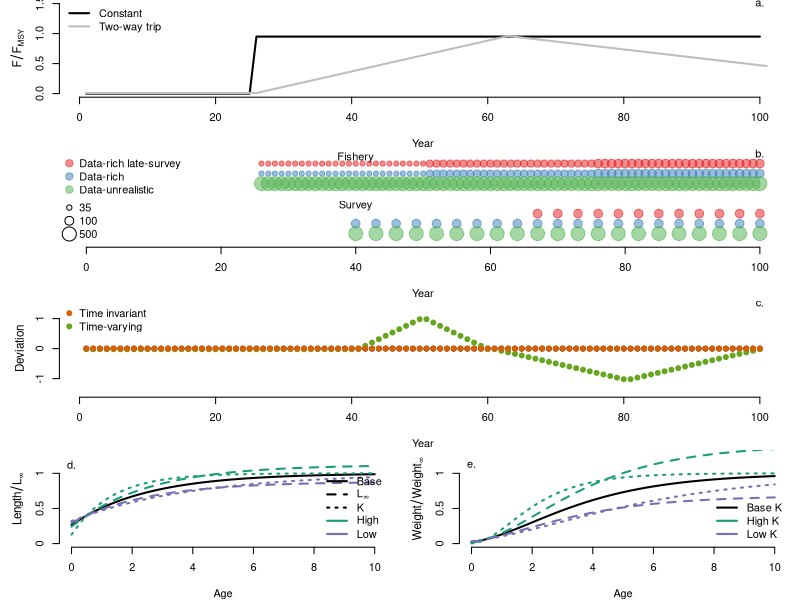

This chart was generated by the following R code:
###############################################################################
## This creates a figure with the experimental design for the empirical paper
setwd("C:/Users/Felipe/Dropbox/Fish 600/Growth")

require(RColorBrewer)

ScenPal <- adjustcolor(brewer.pal(3, "Set1"), alpha=0.5)
ScenPal2 <- c("black", brewer.pal(5, "Dark2")[c(2,4,5)])
ScenPal3 <- c("black", brewer.pal(5, "Dark2")[c(1,3)])
# Do black and white?
if(FALSE){
  ScenPal <- adjustcolor(c("gray30","gray50","gray70"), alpha=0.5)
  ScenPal2 <- c("black","gray30","gray50","gray70")
  ScenPal3 <- c("black","gray30","gray50")
} 

#windows(width=7, height=9)
tiff("Experimental_design.tiff", width=7,height=9, res=500, units='in', compression='lzw')
par(mar=c(4,4.5,0,1), oma=c(0,0,0,0))

matlay <- c(1,1,
            2,2,
            3,3,
            4,5)
matlay <- matrix(matlay,ncol=2,byrow=T)

layout(mat=matlay, heights=c(0.25,0.25,0.25,0.25), widths=c(0.5,0.5))

################################################################################
### First, do the panels with fishing mortality

F0 <- c(rep(0,25), rep(0.95,75))
F1 <- c(rep(0,26), ((1/37)*(1:37))*0.95,(-(1/38)*(1:38))*0.5+0.95)

plot(F0, type='l', axes=F, ylim=c(0,1.5), xlab="Year", ylab=NA, lwd=2)
mtext(side=2, text=expression(F/F[MSY]), line=2.5, cex=0.7)
lines(F1+0.01, col="gray", lwd=2)
legend("topleft", legend=c("Constant","Two-way trip"), lwd=2, col=c("black","gray"), bty='n')
axis(2)
axis(1)
text(100, 1.5, labels="a.")

#box()

####################################################################################
### Second, do the one with data

fishery <- 26:100

survey1 <- seq(67, 100, 3)
survey2 <- seq(40, 100, 3)

sampfish1 <- c(rep(35,25), rep(42, 25), rep(50,25))
sampfish2 <- c(rep(35,25), rep(67,25), rep(100,25))
sampfish3 <- rep(500, 75)

sampsurvs <- c(50, 100, 500)

base <- exp(1)
scaler <- 1.5

plot(fishery, rep(4,75), xlim=c(0,100), ylim=c(0,4.5), cex=log(sampfish2/7, base=base)/scaler, pch=19, axes=F, 
     ylab=NA, xlab="Year", col=ScenPal[1])
points(fishery, rep(3.5,75), cex=log(sampfish2/7, base=base)/scaler, pch=19, col=ScenPal[2])
points(fishery, rep(3,75), cex=log(sampfish3/7, base=base)/scaler, pch=19, col=ScenPal[3])

points(survey1, rep(1.5,length(survey1)), cex=log(sampsurvs[2]/7, base=base)/scaler, pch=19, col=ScenPal[1])
points(survey2, rep(1.0,length(survey2)), cex=log(sampsurvs[2]/7, base=base)/scaler, pch=19, col=ScenPal[2])
points(survey2, rep(0.5,length(survey2)), cex=log(sampsurvs[3]/7, base=base)/scaler, pch=19, col=ScenPal[3])

text(40, 4.3, labels="Fishery")
text(40, 1.9, labels="Survey")

axis(1)
legend("topleft", legend=c("Data-rich late-survey","Data-rich", "Data-unrealistic"), pch=19, col=ScenPal, bty='n', 
       pt.cex=1.5)

legend("bottomleft", legend=c(35,100,500), pch=21, pt.cex=log(c(35,100,500)/7, base=base)/scaler, bty='n')
text(100, 4.5, labels="b.")


#################################################################################
### Third, do the time varing stuff

### From Peter's cases - Just copy and pasted
dev2 <- c(0, 0, 0, 0, 0, 0, 0, 0, 0, 0, 0, 0, 0, 0, 0, 0, 0, 0, 0, 0, 0, 0, 0, 0, 0, 
         0, 0, 0, 0, 0, 0, 0, 0, 0, 0, 0, 0, 0, 0, 0, 5.5, 6.11111111111111, 6.72222222222222, 
         7.33333333333334, 7.94444444444444, 8.55555555555556, 9.16666666666667, 9.77777777777777, 
         10.3888888888889, 11, 11, 10.3888888888889, 9.77777777777777, 9.16666666666667, 8.55555555555556, 
         7.94444444444444, 7.33333333333334, 6.72222222222222, 6.11111111111111, 5.5, 0, 0, 0, 11, 12.375, 
         13.75, 15.125, 16.5, 16.5, 16.5, 16.5, 16.1206896551724, 15.7413793103448, 15.3620689655172, 
         14.9827586206897, 14.6034482758621, 14.2241379310345, 13.8448275862069, 13.4655172413793, 
         13.0862068965517, 12.7068965517241, 12.3275862068966, 11.948275862069, 11.5689655172414, 11.1896551724138, 
         10.8103448275862, 10.4310344827586, 10.051724137931, 9.67241379310344, 9.29310344827586, 8.91379310344828, 
         8.53448275862069, 8.1551724137931, 7.77586206896552, 7.39655172413793, 7.01724137931035, 6.63793103448276, 
         6.25862068965517, 5.87931034482759, 5.5)
dev1 <- c(0, 0, 0, 0, 0, 0, 0, 0, 0, 0, 0, 0, 0, 0, 0, 0, 0, 0, 0, 0, 0, 0, 0, 0, 0, 0, 0, 0, 0, 0, 0, 0, 0, 0, 
          0, 0, 0, 0, 0, 0, 11.1543469723957, -1.03799715870328, 6.27059091500808, 5.24846841315007, 
          3.22652602127025, -11.9754232243074, -0.0526090743126986, -3.12714384822269, 1.38037313068654, 
          -4.00157636120656, 3.62107311002566, 3.05977112637004, -9.27486033552133, 3.78601884209986, 
          -2.34454069724591, 10.6520816462052, -1.46523662447839, 1.88682414704984, 2.97859029110509, 
          7.3942568593842, 4.36496863923671, -7.47000245308514, -0.0321423310383082, -1.48306128205327, 
          -0.626755273801159, 2.44141960355427, -10.7953451448666, 4.59696179157652, -1.42476214492493, 
          4.03153247653532, 3.40989869879991, -12.9354073654904, -0.555392092413555, -3.28526301675421, 
          -10.2630150335296, 4.11610249886079, -0.381917674531685, -8.96350850022787, 9.93298211587771, 
          3.19234894036513, 1.18115525489218, 0.406258973007837, 1.92855346126796, 7.21742692439339, 
          -2.6273188872232, -3.03569696263516, 0.774943235140995, -0.96832060149864, 4.30206232448288, 
          -4.48587431086561, -2.5534780691864, 1.83328746202287, -3.95449410471966, 5.83695126454094,
          -8.05461284096399, 8.10283107964042, -5.11805342509933, -7.00780100424766, 2.30079532029411, 
          0.80455259331152)

dev3 <- c(0, 0, 0, 0, 0, 0, 0, 0, 0, 0, 0, 0, 0, 0, 0, 0, 0, 0, 0, 0, 0, 0, 0, 0, 0, 0, 0, 0, 0, 0, 0, 0, 0, 0, 
          0, 0, 0, 0, 0, 0, 0, 1.83333333333334, 3.66666666666666, 5.5, 7.33333333333334, 9.16666666666667, 11, 
          12.8333333333333, 14.6666666666667, 16.5, 16.5, 14.6666666666667, 12.8333333333333, 11, 9.16666666666667, 
          7.33333333333334, 5.5, 3.66666666666666, 1.83333333333334, 0, 0, -0.868421052631582, -1.73684210526316, 
          -2.60526315789474, -3.47368421052632, -4.3421052631579, -5.21052631578947, -6.07894736842105, 
          -6.94736842105263, -7.81578947368421, -8.68421052631579, -9.55263157894737, -10.4210526315789, 
          -11.2894736842105, -12.1578947368421, -13.0263157894737, -13.8947368421053, -14.7631578947368, 
          -15.6315789473684, -16.5, -16.5, -15.6315789473684, -14.7631578947368, -13.8947368421053, 
          -13.0263157894737, -12.1578947368421, -11.2894736842105, -10.4210526315789, -9.55263157894737, 
          -8.68421052631579, -7.81578947368421, -6.94736842105263, -6.07894736842105, -5.21052631578947, 
          -4.3421052631579, -3.47368421052632, -2.60526315789474, -1.73684210526316, -0.868421052631582, 0)

dev1 <- dev1/max(abs(c(dev1,dev2,dev3)))
dev2 <- dev2/max(abs(c(dev1,dev2,dev3)))
dev3 <- dev3/max(abs(c(dev1,dev2,dev3)))


plot(1:100, rep(0,100), ylim=c(-1.5,1.5), axes=F, ylab=NA, xlab="Year", pch=19)
axis(1)
axis(2, at=c(-1,0,1))
mtext(side=2, text="Deviation", line=2.5, cex=0.7)

#points(dev1, col=ScenPal2[2], pch=19)
#points(dev2+0.02, col=ScenPal2[3], pch=19)
points(dev3-0.02, col=ScenPal2[4], pch=19)
points(rep(0,100), pch=19, col=ScenPal2[2])

#legend("topleft", legend=c("Time invariant", "Random noise", "Time variance 1", "Time variance 2"), pch=19,
#       col=ScenPal2, bty='n')
legend("topleft", legend=c("Time invariant", "Time-varying"), pch=19,
       col=ScenPal2[c(2,4)], bty='n')
text(100, 1.5, labels="c.")

###############################################################################################
### Last, an illustration of VB growth curves with changing K and linf

# A quick VB model
VonBert <- function(age,K,Linf){
  Lmin <- 10
  amin <- 0.5
  leng <- Linf+(Lmin-Linf)*exp(-K*(age-amin))
  return(leng)
}

ages <- seq(0,10,0.25)

# The first panel - Changing Linf
plot(ages, VonBert(ages, 0.4, 25), type='l', lwd=2, axes=F, xlab="Age", ylab=NA, ylim=c(0,32))
lines(ages, VonBert(ages, 0.4, 28), lwd=2, col=ScenPal3[2], lty=2)
lines(ages, VonBert(ages, 0.4, 22), lwd=2, col=ScenPal3[3], lty=2)

lines(ages, VonBert(ages, 0.75, 25), lwd=2, col=ScenPal3[2], lty=3)
lines(ages, VonBert(ages, 0.25, 25), lwd=2, col=ScenPal3[3], lty=3)


mtext(side=2, text=expression("Length"/L[infinity]), line=2.5, cex=0.7)
axis(1)
axis(2, at=c(0,12.5,25), labels=c(0,0.5,1))
legend("bottomright", lwd=2, col=ScenPal3[c(1,1,1,2,3)], lty=c(1,2,3,1,1), bty='n',
       legend=c("Base", expression(L[infinity]), "K", "High", "Low"))
text(0, 28, labels="d.")

# The second panel - Changing K
plot(ages, 0.064*VonBert(ages, 0.4, 25)^3, type='l', lwd=2, axes=F, xlab="Age", ylab=NA, ylim=c(0,1280))
lines(ages, 0.064*VonBert(ages, 0.4, 28)^3, lwd=2, col=ScenPal3[2], lty=2)
lines(ages, 0.064*VonBert(ages, 0.4, 22)^3, lwd=2, col=ScenPal3[3], lty=2)

lines(ages, 0.064*VonBert(ages, 0.75, 25)^3, lwd=2, col=ScenPal3[2], lty=3)
lines(ages, 0.064*VonBert(ages, 0.25, 25)^3, lwd=2, col=ScenPal3[3], lty=3)

mtext(side=2, text=expression("Weight"/Weight[infinity]), line=2.5, cex=0.7)
axis(1)
axis(2, at=c(0,500,1000), labels=c(0,0.5,1))
legend("bottomright", lwd=2, col=ScenPal3, bty='n', legend=c("Base K", "High K", "Low K"))
text(0, 1120, labels="e.")
dev.off()
